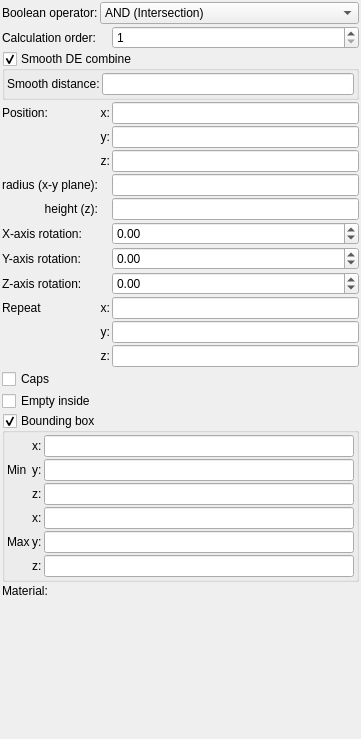
<?xml version="1.0" encoding="UTF-8"?>
<ui version="4.0">
 <class>Form</class>
 <widget class="QWidget" name="Form">
  <property name="geometry">
   <rect>
    <x>0</x>
    <y>0</y>
    <width>361</width>
    <height>739</height>
   </rect>
  </property>
  <property name="windowTitle">
   <string>Form</string>
  </property>
  <layout class="QVBoxLayout" name="verticalLayout">
   <property name="spacing">
    <number>2</number>
   </property>
   <property name="leftMargin">
    <number>2</number>
   </property>
   <property name="topMargin">
    <number>2</number>
   </property>
   <property name="rightMargin">
    <number>2</number>
   </property>
   <property name="bottomMargin">
    <number>2</number>
   </property>
   <item>
    <layout class="QGridLayout" name="gridLayout">
     <property name="spacing">
      <number>2</number>
     </property>
     <item row="15" column="0" colspan="3">
      <widget class="MyCheckBox" name="checkBox_empty">
       <property name="sizePolicy">
        <sizepolicy hsizetype="Minimum" vsizetype="Maximum">
         <horstretch>0</horstretch>
         <verstretch>0</verstretch>
        </sizepolicy>
       </property>
       <property name="text">
        <string>Empty inside</string>
       </property>
      </widget>
     </item>
     <item row="5" column="1">
      <widget class="QLabel" name="label_13">
       <property name="text">
        <string>z:</string>
       </property>
       <property name="alignment">
        <set>Qt::AlignRight|Qt::AlignTrailing|Qt::AlignVCenter</set>
       </property>
      </widget>
     </item>
     <item row="9" column="0">
      <widget class="QLabel" name="label_9">
       <property name="text">
        <string>Y-axis rotation:</string>
       </property>
      </widget>
     </item>
     <item row="7" column="2">
      <widget class="MyLineEdit" name="logedit_height">
       <property name="sizePolicy">
        <sizepolicy hsizetype="Expanding" vsizetype="Maximum">
         <horstretch>0</horstretch>
         <verstretch>0</verstretch>
        </sizepolicy>
       </property>
      </widget>
     </item>
     <item row="12" column="2">
      <widget class="MyLineEdit" name="vect3_repeat_y">
       <property name="sizePolicy">
        <sizepolicy hsizetype="Expanding" vsizetype="Maximum">
         <horstretch>0</horstretch>
         <verstretch>0</verstretch>
        </sizepolicy>
       </property>
      </widget>
     </item>
     <item row="8" column="0">
      <widget class="QLabel" name="label_8">
       <property name="text">
        <string>X-axis rotation:</string>
       </property>
      </widget>
     </item>
     <item row="3" column="2">
      <widget class="MyLineEdit" name="vect3_position_x">
       <property name="sizePolicy">
        <sizepolicy hsizetype="Expanding" vsizetype="Maximum">
         <horstretch>0</horstretch>
         <verstretch>0</verstretch>
        </sizepolicy>
       </property>
      </widget>
     </item>
     <item row="17" column="0">
      <widget class="QLabel" name="label_18">
       <property name="text">
        <string>Material:</string>
       </property>
      </widget>
     </item>
     <item row="13" column="1">
      <widget class="QLabel" name="label_repeat_z_2">
       <property name="text">
        <string>z:</string>
       </property>
       <property name="alignment">
        <set>Qt::AlignRight|Qt::AlignTrailing|Qt::AlignVCenter</set>
       </property>
      </widget>
     </item>
     <item row="8" column="2">
      <widget class="MyDoubleSpinBox" name="spinboxd3_rotation_x">
       <property name="sizePolicy">
        <sizepolicy hsizetype="Minimum" vsizetype="Maximum">
         <horstretch>0</horstretch>
         <verstretch>0</verstretch>
        </sizepolicy>
       </property>
       <property name="prefix">
        <string/>
       </property>
       <property name="suffix">
        <string/>
       </property>
       <property name="decimals">
        <number>2</number>
       </property>
       <property name="minimum">
        <double>-36000.000000000000000</double>
       </property>
       <property name="maximum">
        <double>36000.000000000000000</double>
       </property>
       <property name="singleStep">
        <double>0.100000000000000</double>
       </property>
      </widget>
     </item>
     <item row="9" column="2">
      <widget class="MyDoubleSpinBox" name="spinboxd3_rotation_y">
       <property name="sizePolicy">
        <sizepolicy hsizetype="Minimum" vsizetype="Maximum">
         <horstretch>0</horstretch>
         <verstretch>0</verstretch>
        </sizepolicy>
       </property>
       <property name="prefix">
        <string/>
       </property>
       <property name="suffix">
        <string/>
       </property>
       <property name="decimals">
        <number>2</number>
       </property>
       <property name="minimum">
        <double>-36000.000000000000000</double>
       </property>
       <property name="maximum">
        <double>36000.000000000000000</double>
       </property>
       <property name="singleStep">
        <double>0.100000000000000</double>
       </property>
      </widget>
     </item>
     <item row="14" column="0" colspan="3">
      <widget class="MyCheckBox" name="checkBox_caps">
       <property name="sizePolicy">
        <sizepolicy hsizetype="Minimum" vsizetype="Maximum">
         <horstretch>0</horstretch>
         <verstretch>0</verstretch>
        </sizepolicy>
       </property>
       <property name="text">
        <string>Caps</string>
       </property>
      </widget>
     </item>
     <item row="2" column="0" colspan="3">
      <widget class="MyGroupBox" name="groupCheck_smooth_de_combine_enable">
       <property name="title">
        <string>Smooth DE combine</string>
       </property>
       <property name="checkable">
        <bool>true</bool>
       </property>
       <layout class="QGridLayout" name="gridLayout_4">
        <property name="leftMargin">
         <number>2</number>
        </property>
        <property name="topMargin">
         <number>2</number>
        </property>
        <property name="rightMargin">
         <number>2</number>
        </property>
        <property name="bottomMargin">
         <number>2</number>
        </property>
        <property name="spacing">
         <number>2</number>
        </property>
        <item row="0" column="0">
         <widget class="QLabel" name="label_306">
          <property name="text">
           <string>Smooth distance:</string>
          </property>
          <property name="wordWrap">
           <bool>true</bool>
          </property>
         </widget>
        </item>
        <item row="0" column="1">
         <widget class="MyLineEdit" name="logedit_smooth_de_combine_distance">
          <property name="sizePolicy">
           <sizepolicy hsizetype="Expanding" vsizetype="Maximum">
            <horstretch>0</horstretch>
            <verstretch>0</verstretch>
           </sizepolicy>
          </property>
         </widget>
        </item>
       </layout>
      </widget>
     </item>
     <item row="0" column="1" colspan="2">
      <widget class="MyComboBox" name="comboBox_boolean_operator">
       <property name="sizePolicy">
        <sizepolicy hsizetype="Preferred" vsizetype="Preferred">
         <horstretch>0</horstretch>
         <verstretch>0</verstretch>
        </sizepolicy>
       </property>
       <item>
        <property name="text">
         <string>AND (Intersection)</string>
        </property>
       </item>
       <item>
        <property name="text">
         <string>OR (Union)</string>
        </property>
       </item>
       <item>
        <property name="text">
         <string>SUB (Complement)</string>
        </property>
       </item>
       <item>
        <property name="text">
         <string>rev SUB (B-A)</string>
        </property>
       </item>
      </widget>
     </item>
     <item row="4" column="2">
      <widget class="MyLineEdit" name="vect3_position_y">
       <property name="sizePolicy">
        <sizepolicy hsizetype="Expanding" vsizetype="Maximum">
         <horstretch>0</horstretch>
         <verstretch>0</verstretch>
        </sizepolicy>
       </property>
      </widget>
     </item>
     <item row="4" column="1">
      <widget class="QLabel" name="label_12">
       <property name="text">
        <string>y:</string>
       </property>
       <property name="alignment">
        <set>Qt::AlignRight|Qt::AlignTrailing|Qt::AlignVCenter</set>
       </property>
      </widget>
     </item>
     <item row="10" column="2">
      <widget class="MyDoubleSpinBox" name="spinboxd3_rotation_z">
       <property name="sizePolicy">
        <sizepolicy hsizetype="Minimum" vsizetype="Maximum">
         <horstretch>0</horstretch>
         <verstretch>0</verstretch>
        </sizepolicy>
       </property>
       <property name="prefix">
        <string/>
       </property>
       <property name="suffix">
        <string/>
       </property>
       <property name="decimals">
        <number>2</number>
       </property>
       <property name="minimum">
        <double>-36000.000000000000000</double>
       </property>
       <property name="maximum">
        <double>36000.000000000000000</double>
       </property>
       <property name="singleStep">
        <double>0.100000000000000</double>
       </property>
      </widget>
     </item>
     <item row="3" column="1">
      <widget class="QLabel" name="label_11">
       <property name="text">
        <string>x:</string>
       </property>
       <property name="alignment">
        <set>Qt::AlignRight|Qt::AlignTrailing|Qt::AlignVCenter</set>
       </property>
      </widget>
     </item>
     <item row="7" column="0">
      <widget class="QLabel" name="label_16">
       <property name="text">
        <string>height (z):</string>
       </property>
       <property name="alignment">
        <set>Qt::AlignRight|Qt::AlignTrailing|Qt::AlignVCenter</set>
       </property>
      </widget>
     </item>
     <item row="11" column="0">
      <widget class="QLabel" name="label_2">
       <property name="text">
        <string>Repeat</string>
       </property>
      </widget>
     </item>
     <item row="11" column="1">
      <widget class="QLabel" name="label_repeat_x_2">
       <property name="text">
        <string>x:</string>
       </property>
       <property name="alignment">
        <set>Qt::AlignRight|Qt::AlignTrailing|Qt::AlignVCenter</set>
       </property>
      </widget>
     </item>
     <item row="0" column="0">
      <widget class="QLabel" name="label_20">
       <property name="text">
        <string>Boolean operator:</string>
       </property>
       <property name="wordWrap">
        <bool>true</bool>
       </property>
      </widget>
     </item>
     <item row="10" column="0">
      <widget class="QLabel" name="label_15">
       <property name="text">
        <string>Z-axis rotation:</string>
       </property>
      </widget>
     </item>
     <item row="12" column="1">
      <widget class="QLabel" name="label_repeat_y_2">
       <property name="text">
        <string>y:</string>
       </property>
       <property name="alignment">
        <set>Qt::AlignRight|Qt::AlignTrailing|Qt::AlignVCenter</set>
       </property>
      </widget>
     </item>
     <item row="13" column="2">
      <widget class="MyLineEdit" name="vect3_repeat_z">
       <property name="sizePolicy">
        <sizepolicy hsizetype="Expanding" vsizetype="Maximum">
         <horstretch>0</horstretch>
         <verstretch>0</verstretch>
        </sizepolicy>
       </property>
      </widget>
     </item>
     <item row="1" column="0">
      <widget class="QLabel" name="label_21">
       <property name="text">
        <string>Calculation order:</string>
       </property>
       <property name="wordWrap">
        <bool>true</bool>
       </property>
      </widget>
     </item>
     <item row="11" column="2">
      <widget class="MyLineEdit" name="vect3_repeat_x">
       <property name="sizePolicy">
        <sizepolicy hsizetype="Expanding" vsizetype="Maximum">
         <horstretch>0</horstretch>
         <verstretch>0</verstretch>
        </sizepolicy>
       </property>
      </widget>
     </item>
     <item row="6" column="0">
      <widget class="QLabel" name="label_14">
       <property name="text">
        <string>radius (x-y plane):</string>
       </property>
       <property name="alignment">
        <set>Qt::AlignRight|Qt::AlignTrailing|Qt::AlignVCenter</set>
       </property>
      </widget>
     </item>
     <item row="17" column="1" colspan="2">
      <widget class="cMaterialSelector" name="materialselector_material_id" native="true">
       <property name="sizePolicy">
        <sizepolicy hsizetype="Preferred" vsizetype="Minimum">
         <horstretch>0</horstretch>
         <verstretch>0</verstretch>
        </sizepolicy>
       </property>
      </widget>
     </item>
     <item row="6" column="2">
      <widget class="MyLineEdit" name="logedit_radius">
       <property name="sizePolicy">
        <sizepolicy hsizetype="Expanding" vsizetype="Maximum">
         <horstretch>0</horstretch>
         <verstretch>0</verstretch>
        </sizepolicy>
       </property>
      </widget>
     </item>
     <item row="1" column="2">
      <widget class="MySpinBox" name="spinboxInt_calculation_order">
       <property name="sizePolicy">
        <sizepolicy hsizetype="Minimum" vsizetype="Maximum">
         <horstretch>0</horstretch>
         <verstretch>0</verstretch>
        </sizepolicy>
       </property>
       <property name="toolTip">
        <string>&lt;html&gt;&lt;head/&gt;&lt;body&gt;&lt;p&gt;Order of calculation boolean operators. Object with lower number will be calculated first.&lt;/p&gt;&lt;/body&gt;&lt;/html&gt;</string>
       </property>
       <property name="minimum">
        <number>1</number>
       </property>
       <property name="maximum">
        <number>9999</number>
       </property>
      </widget>
     </item>
     <item row="5" column="2">
      <widget class="MyLineEdit" name="vect3_position_z">
       <property name="sizePolicy">
        <sizepolicy hsizetype="Expanding" vsizetype="Maximum">
         <horstretch>0</horstretch>
         <verstretch>0</verstretch>
        </sizepolicy>
       </property>
      </widget>
     </item>
     <item row="3" column="0">
      <widget class="QLabel" name="label_10">
       <property name="text">
        <string>Position:</string>
       </property>
      </widget>
     </item>
     <item row="16" column="0" colspan="3">
      <widget class="MyGroupBox" name="groupCheck_limits_enable">
       <property name="title">
        <string>Bounding box</string>
       </property>
       <property name="checkable">
        <bool>true</bool>
       </property>
       <layout class="QGridLayout" name="gridLayout_5">
        <property name="leftMargin">
         <number>2</number>
        </property>
        <property name="topMargin">
         <number>2</number>
        </property>
        <property name="rightMargin">
         <number>2</number>
        </property>
        <property name="bottomMargin">
         <number>2</number>
        </property>
        <property name="spacing">
         <number>2</number>
        </property>
        <item row="1" column="3">
         <widget class="MyLineEdit" name="vect3_limits_min_y">
          <property name="sizePolicy">
           <sizepolicy hsizetype="Expanding" vsizetype="Maximum">
            <horstretch>0</horstretch>
            <verstretch>0</verstretch>
           </sizepolicy>
          </property>
         </widget>
        </item>
        <item row="0" column="2">
         <widget class="QLabel" name="label_308">
          <property name="text">
           <string>x:</string>
          </property>
          <property name="wordWrap">
           <bool>true</bool>
          </property>
         </widget>
        </item>
        <item row="1" column="2">
         <widget class="QLabel" name="label_309">
          <property name="text">
           <string>y:</string>
          </property>
          <property name="wordWrap">
           <bool>true</bool>
          </property>
         </widget>
        </item>
        <item row="3" column="3">
         <widget class="MyLineEdit" name="vect3_limits_max_x">
          <property name="sizePolicy">
           <sizepolicy hsizetype="Expanding" vsizetype="Maximum">
            <horstretch>0</horstretch>
            <verstretch>0</verstretch>
           </sizepolicy>
          </property>
         </widget>
        </item>
        <item row="4" column="3">
         <widget class="MyLineEdit" name="vect3_limits_max_y">
          <property name="sizePolicy">
           <sizepolicy hsizetype="Expanding" vsizetype="Maximum">
            <horstretch>0</horstretch>
            <verstretch>0</verstretch>
           </sizepolicy>
          </property>
         </widget>
        </item>
        <item row="0" column="3">
         <widget class="MyLineEdit" name="vect3_limits_min_x">
          <property name="sizePolicy">
           <sizepolicy hsizetype="Expanding" vsizetype="Maximum">
            <horstretch>0</horstretch>
            <verstretch>0</verstretch>
           </sizepolicy>
          </property>
         </widget>
        </item>
        <item row="1" column="1">
         <widget class="QLabel" name="label_307">
          <property name="text">
           <string>Min</string>
          </property>
          <property name="wordWrap">
           <bool>true</bool>
          </property>
         </widget>
        </item>
        <item row="2" column="3">
         <widget class="MyLineEdit" name="vect3_limits_min_z">
          <property name="sizePolicy">
           <sizepolicy hsizetype="Expanding" vsizetype="Maximum">
            <horstretch>0</horstretch>
            <verstretch>0</verstretch>
           </sizepolicy>
          </property>
         </widget>
        </item>
        <item row="2" column="2">
         <widget class="QLabel" name="label_310">
          <property name="text">
           <string>z:</string>
          </property>
          <property name="wordWrap">
           <bool>true</bool>
          </property>
         </widget>
        </item>
        <item row="5" column="3">
         <widget class="MyLineEdit" name="vect3_limits_max_z">
          <property name="sizePolicy">
           <sizepolicy hsizetype="Expanding" vsizetype="Maximum">
            <horstretch>0</horstretch>
            <verstretch>0</verstretch>
           </sizepolicy>
          </property>
         </widget>
        </item>
        <item row="4" column="1">
         <widget class="QLabel" name="label_311">
          <property name="text">
           <string>Max</string>
          </property>
          <property name="wordWrap">
           <bool>true</bool>
          </property>
         </widget>
        </item>
        <item row="3" column="2">
         <widget class="QLabel" name="label_312">
          <property name="text">
           <string>x:</string>
          </property>
          <property name="wordWrap">
           <bool>true</bool>
          </property>
         </widget>
        </item>
        <item row="4" column="2">
         <widget class="QLabel" name="label_313">
          <property name="text">
           <string>y:</string>
          </property>
          <property name="wordWrap">
           <bool>true</bool>
          </property>
         </widget>
        </item>
        <item row="5" column="2">
         <widget class="QLabel" name="label_314">
          <property name="text">
           <string>z:</string>
          </property>
          <property name="wordWrap">
           <bool>true</bool>
          </property>
         </widget>
        </item>
       </layout>
      </widget>
     </item>
    </layout>
   </item>
   <item>
    <spacer name="verticalSpacer">
     <property name="orientation">
      <enum>Qt::Vertical</enum>
     </property>
     <property name="sizeHint" stdset="0">
      <size>
       <width>20</width>
       <height>40</height>
      </size>
     </property>
    </spacer>
   </item>
  </layout>
 </widget>
 <customwidgets>
  <customwidget>
   <class>MyDoubleSpinBox</class>
   <extends>QDoubleSpinBox</extends>
   <header>my_double_spin_box.h</header>
  </customwidget>
  <customwidget>
   <class>MyCheckBox</class>
   <extends>QCheckBox</extends>
   <header>my_check_box.h</header>
  </customwidget>
  <customwidget>
   <class>MyLineEdit</class>
   <extends>QLineEdit</extends>
   <header>my_line_edit.h</header>
  </customwidget>
  <customwidget>
   <class>cMaterialSelector</class>
   <extends>QWidget</extends>
   <header>material_selector.h</header>
   <container>1</container>
  </customwidget>
  <customwidget>
   <class>MyComboBox</class>
   <extends>QComboBox</extends>
   <header>my_combo_box.h</header>
  </customwidget>
  <customwidget>
   <class>MySpinBox</class>
   <extends>QSpinBox</extends>
   <header>my_spin_box.h</header>
  </customwidget>
  <customwidget>
   <class>MyGroupBox</class>
   <extends>QGroupBox</extends>
   <header>my_group_box.h</header>
   <container>1</container>
  </customwidget>
 </customwidgets>
 <tabstops>
  <tabstop>vect3_position_x</tabstop>
  <tabstop>vect3_position_y</tabstop>
  <tabstop>vect3_position_z</tabstop>
  <tabstop>logedit_radius</tabstop>
  <tabstop>logedit_height</tabstop>
  <tabstop>spinboxd3_rotation_x</tabstop>
  <tabstop>spinboxd3_rotation_y</tabstop>
  <tabstop>spinboxd3_rotation_z</tabstop>
  <tabstop>vect3_repeat_x</tabstop>
  <tabstop>vect3_repeat_y</tabstop>
  <tabstop>vect3_repeat_z</tabstop>
  <tabstop>checkBox_caps</tabstop>
  <tabstop>checkBox_empty</tabstop>
 </tabstops>
 <resources/>
 <connections/>
</ui>
